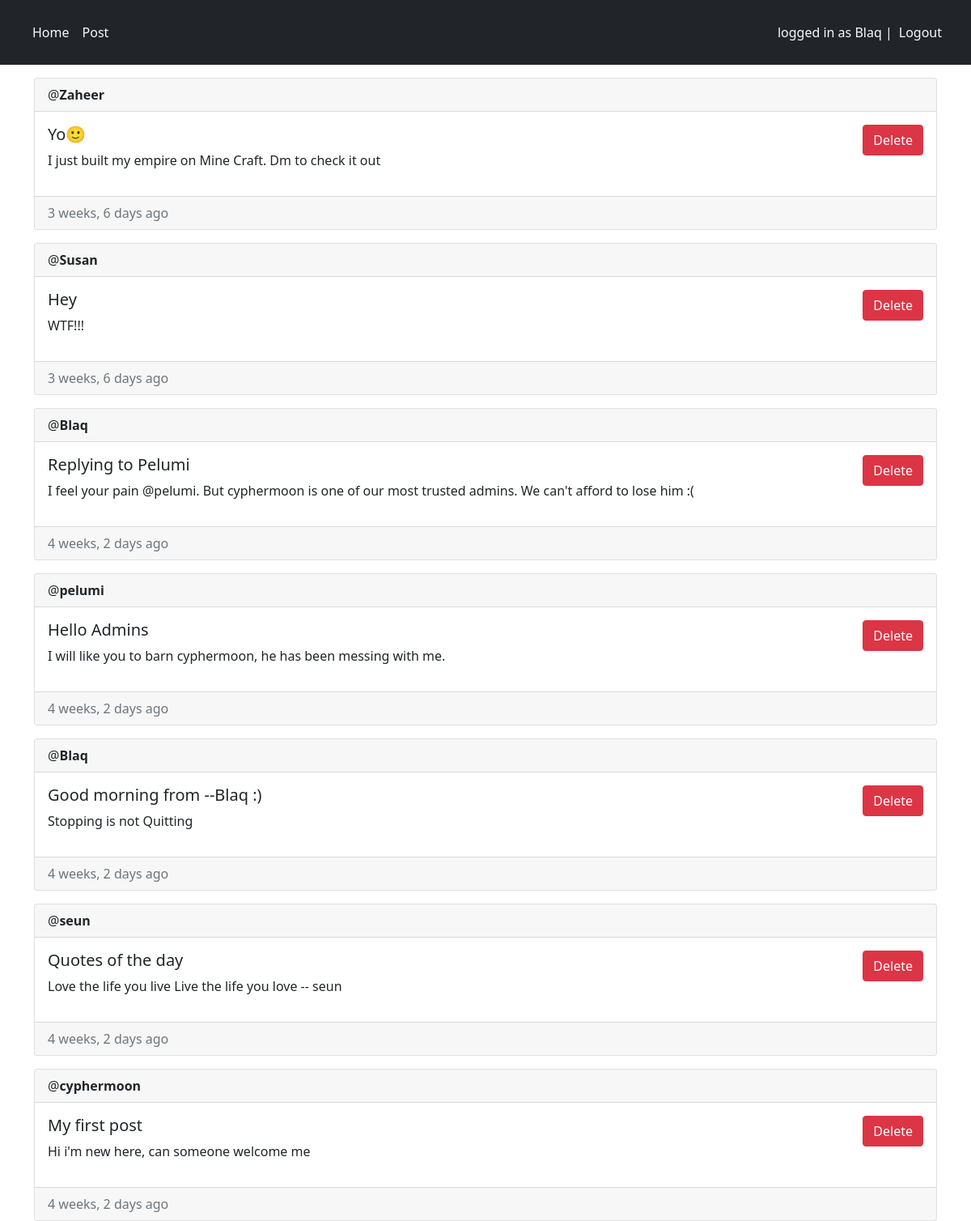
The page / (signed in) on the database its author committed.
### main/models.py (models this page shows, shortened)
class Post(models.Model):
    author = models.ForeignKey(User, on_delete=models.CASCADE)
    title = models.CharField(max_length=255)
    description = models.TextField()
    created_at = models.DateTimeField(auto_now_add=True)
    updated_at = models.DateTimeField(auto_now=True)
    class Meta:
        ordering = ('-created_at',)

### main/views.py (the view, shortened to what this page needs)
# urls.py: path('', views.index, name='home'),
@login_required(login_url='/login')
def index(request):
    posts = Post.objects.all()
    context = {
        'posts' : posts
    }
    return render(request, 'main/index.html', context)

### main/templates/main/index.html (shortened to what this page needs)
{% extends 'main/base.html' %}
{% block content %}
{% for post in posts %}
<div class="card mt-3">
    <div class="card-header"> @<strong>{{post.author.username}}</strong> </div>
    <div class="card-body d-flex flex-row justify-content-between">
        <div>
            <h5 class="card-title">{{post.title}}</h5>
            <p>{{post.description}}</p>
        </div>
        <div>
            {% if user == post.author or perms.main.delete_post %}
                <form method="post">
                    <button class="btn btn-danger" name="post-id" value="{{post.id}}"  type="submit"> Delete</button>
                </form>
            {% endif %}
        </div>
    </div>
    <div class="card-footer text-muted"> {{post.created_at|timesince}} ago </div>
</div>
{% empty %}
<p>No post yet :(</p>
{% endfor %}
{% endblock content %}

### main/templates/main/base.html (shortened to what this page needs)
{% load static %}
<!DOCTYPE html>
<html lang="en">
<head>
    <link rel="stylesheet" href="{% static 'main/all.min.css' %}" />
    <link rel="stylesheet" href="{% static 'main/bootstrap.min.css' %}" />
</head>
<body>
    <nav class="navbar navbar-expand-lg navbar-dark bg-dark p-3 ">
        <div class="container-fluid">
            <div class="p-1">
                <ul class="navbar-nav">
                    <li class="nav-item">
                        <a href="/home" class="nav-link text-light"> Home </a>
                    </li>
                    <li class="nav-item">
                        <a href="/create-post" class="nav-link text-light"> Post </a>
                    </li>
                </ul>
            </div>
            <div>
                <ul class="navbar-nav">
                    {% if user.is_authenticated %}
                    <span class="navbar-text text-light">logged in as {{user.username}} | </span>
                        <li class="nav-item">
                            <a href="/logout" class="nav-link text-light">  Logout</a>
                        </li>
                    {% else %}
                    <li class="nav-item">
                        <a href="/login" class="nav-link text-light">Login</a>
                    </li>
                    {% endif %}
                </ul>
            </div>
        </div>
    </nav>
    <div class="container">
        {% block content %} {% endblock %}
    </div>
</body>
</html>

### rows shown on the page
Post: author.username "Zaheer", title "Yo🙂", description "I just built my empire on Mine Craft. Dm to check it out", {{ post.id }} 9 (drawn), created_at "3 weeks, 6 days"
Post: author.username "Susan", title "Hey", description "WTF!!!", {{ post.id }} 8 (drawn), created_at "3 weeks, 6 days"
Post: author.username "Blaq", title "Replying to Pelumi", description "I feel your pain @pelumi. But cyphermoon is one of our most trusted admins. We can't afford to lose him :(", {{ post.id }} 7 (drawn), created_at "4 weeks, 2 days"
Post: author.username "pelumi", title "Hello Admins", description "I will like you to barn cyphermoon, he has been messing with me.", {{ post.id }} 6 (drawn), created_at "4 weeks, 2 days"
Post: author.username "Blaq", title "Good morning from --Blaq :)", description "Stopping is not Quitting", {{ post.id }} 4 (drawn), created_at "4 weeks, 2 days"
Post: author.username "seun", title "Quotes of the day", description "Love the life you live Live the life you love -- seun", {{ post.id }} 3 (drawn), created_at "4 weeks, 2 days"
Post: author.username "cyphermoon", title "My first post", description "Hi i'm new here, can someone welcome me", {{ post.id }} 1 (drawn), created_at "4 weeks, 2 days"

### other values the page prints
{{ user.username }} "Blaq"
